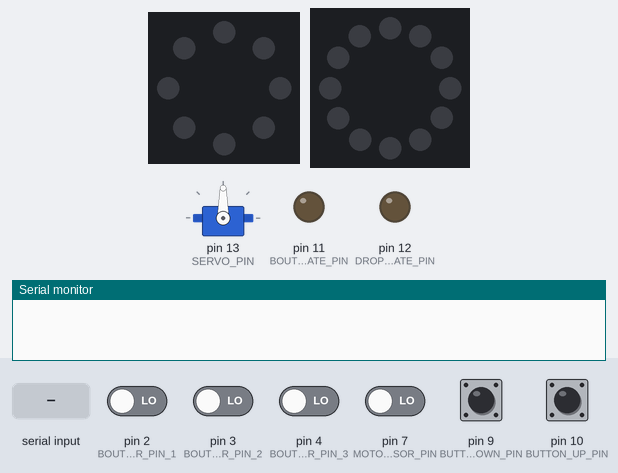
Bench run of a sketch on a simulated Arduino Uno, built with avr-gcc and run on an emulated ATmega328P. Shown: servo, 8 RGB LEDs in a ring, first at the top, clockwise, 12 RGB LEDs in a ring, first at the top, clockwise, output pins drawn as LEDs (lit = HIGH), the last lines printed to the serial monitor. Inputs (shaded band) come from the test bench; at power-on: pin 9 (BUTTON_DOWN_PIN), pin 10 (BUTTON_UP_PIN) HIGH, pin 2 (BOUTURES_MAGNETIC_SENSOR_PIN_1), pin 3 (BOUTURES_MAGNETIC_SENSOR_PIN_2), pin 4 (BOUTURES_MAGNETIC_SENSOR_PIN_3), pin 7 (MOTOR_MAGNETIC_SENSOR_PIN) LOW.

Above: at 1.2 s.
1.3 s: "debut bouturage\n" received over Serial
At 2.1 s:
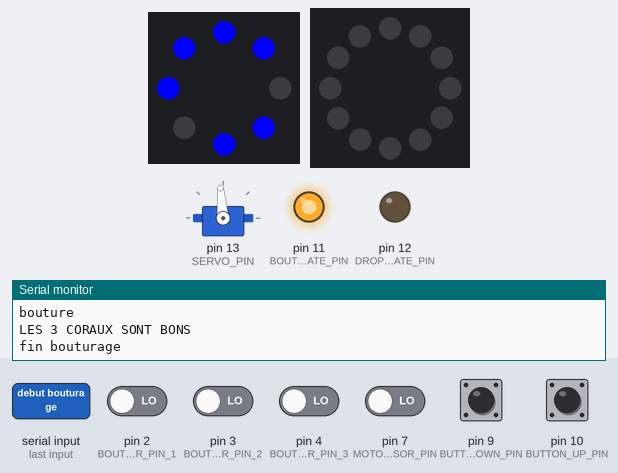
At 2.9 s:
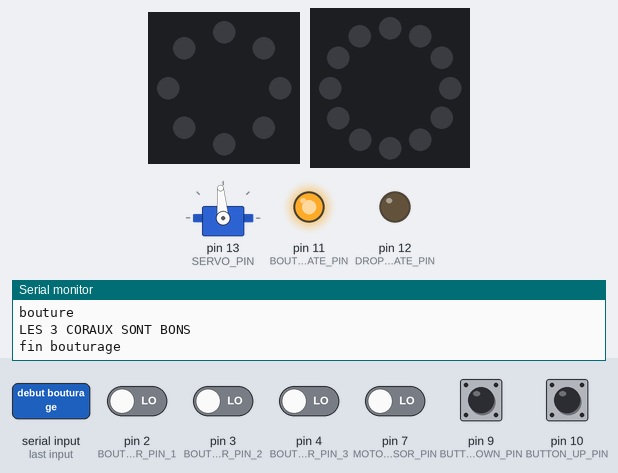
4.3 s: "debut larguage\n" received over Serial
At 5.7 s:
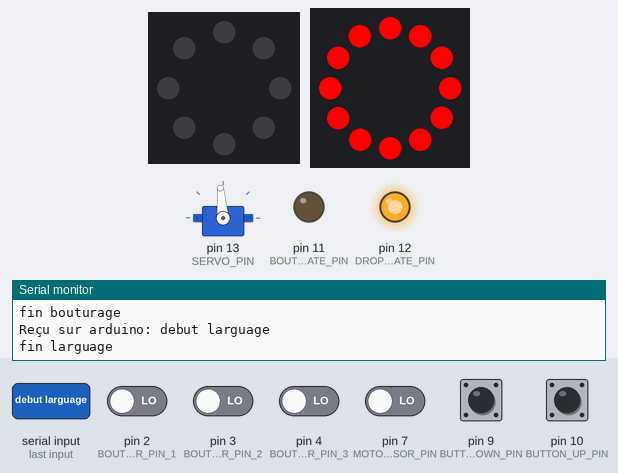
Timing chart, 0 to 8.1 s (numbered marks = the images above; inputs shaded):
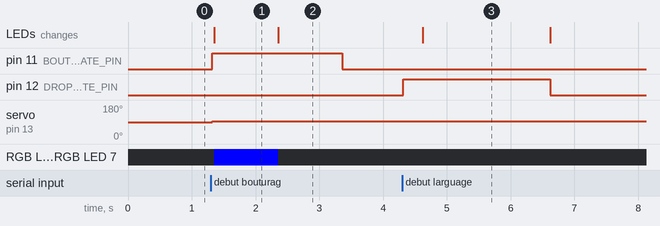

The sketch:

arduino.ino
```cpp
#include <Servo.h>
#include <Adafruit_NeoPixel.h>

//  -----------  Partie Bouture

#define BOUTURES_STATE_PIN 11 // LED d'état simple (verte) pour montrer que l'étape du bouturage est disponible

#define BOUTURES_LED_PIN 6   // Pin de la bande LED qui illumine les coraux
#define BOUTURES_NUM_LEDS 8  // Nombre total de LEDs (même si on ne les utilise pas toutes)

  // Capteurs Hall
#define BOUTURES_MAGNETIC_SENSOR_PIN_1 2  // Capteur Hall qui active les LEDs 1 et 2 (premier corail)
#define BOUTURES_MAGNETIC_SENSOR_PIN_2 3  // Capteur Hall qui active les LEDs 4 et 5 (second corail)
#define BOUTURES_MAGNETIC_SENSOR_PIN_3 4  // Capteur Hall qui active les LEDs 7 et 8 (troisième corail)

Adafruit_NeoPixel stripBouturage(BOUTURES_NUM_LEDS, BOUTURES_LED_PIN, NEO_GRB + NEO_KHZ800);

// Fin partie bouture


//   ---------   Dropping
#define DROPPING_STATE_PIN 12 // LED d'état simple (verte) pour montrer que l'étape du largage est disponible

#define SERVO_PIN 13        // Broche du moteur servo continu
#define MOTOR_NEUTRAL 95    // Position neutre du moteur pour définir le nombre où il bouge plus (0 et 89 dans un sens, 90 il bouge plus, 91 dans l'autre sens mais le neutre peut être différent de 90)

#define MOTOR_MAGNETIC_SENSOR_PIN 7  // Capteur Hall qui active le ring LED lorsque le module du bateau le touche

#define MOTOR_LED_PIN 8   // Broche du ring de 12 LED
#define MOTOR_NUM_LEDS 12  // Nombre total de LEDs

// Boutons de contrôle du moteur
#define BUTTON_UP_PIN 10     // Bouton pour monter
#define BUTTON_DOWN_PIN 9  // Bouton pour descendre

Adafruit_NeoPixel ring = Adafruit_NeoPixel(MOTOR_NUM_LEDS, MOTOR_LED_PIN, NEO_GRB + NEO_KHZ800);

Servo motor;

// Fin partie dropping


bool asStartBouturage = false;
bool asStartDropping = false;

// Tableau contenant tous les noms de LED/états :
String toutesLesLED[] = {
  "boutu1",
  "boutu2",
  "boutu3",
  "moteur",
  "droppingState",
  "bouturageState"
};
int toutesLesLEDLength = 6; // à modifier selon la taille du tableau précédent "toutesLesLED"


void setup() {
  // Initialisation du port COM
  Serial.begin(9600);
  // Initialisation du moteur et des boutons
  motor.attach(SERVO_PIN);

  // Initialisation des boutons
  pinMode(BUTTON_UP_PIN, INPUT_PULLUP);
  pinMode(BUTTON_DOWN_PIN, INPUT_PULLUP);


  // Initialisation des capteurs Hall
  pinMode(BOUTURES_MAGNETIC_SENSOR_PIN_1, INPUT);
  pinMode(BOUTURES_MAGNETIC_SENSOR_PIN_2, INPUT);
  pinMode(BOUTURES_MAGNETIC_SENSOR_PIN_3, INPUT);
  pinMode(MOTOR_MAGNETIC_SENSOR_PIN, INPUT);

  // LED d'états
    pinMode(BOUTURES_STATE_PIN, OUTPUT);
    pinMode(DROPPING_STATE_PIN, OUTPUT);

  // Initialisation des LEDs
  stripBouturage.begin();
  stripBouturage.show();  // Éteindre toutes les LEDs au départ
  ring.begin();        // Initialise la bande LED
  ring.show();         // Éteint toutes les LEDs au démarrage
}


void loop() {

  // Gestion du port COM
  if (Serial.available() > 0) {
    String incomingMessage = Serial.readStringUntil('\n');
    Serial.println("Reçu sur arduino: " +incomingMessage);

    incomingMessage.trim();

    // Vérification du message reçu
    if (incomingMessage == "state reset") {
      stateReset();
    } else if (incomingMessage == "debut bouturage") {
      stateReset();
      asStartBouturage = true;
    } else if (incomingMessage == "debut larguage") {
      stateReset();
      asStartDropping = true;
    }
    else {
      Serial.println(incomingMessage); // Affiche si l'Arduino a reçu un message inattendu
    }
  }

  // Si le bouturage est en cours
  if (asStartBouturage) {
    allumerLED("bouturageState", 0, 255, 0); // vert
    controleBouturage();  // Gère la partie bouturage
  }

  // Si le largage est en cours
  if (asStartDropping) {
    allumerLED("droppingState", 0,255,0); // vert
    controleMoteur();  // Gère la partie moteur
  }
}

// Controle le bouturage
void controleBouturage() {
  bool capteur1 = digitalRead(BOUTURES_MAGNETIC_SENSOR_PIN_1) == LOW;
  bool capteur2 = digitalRead(BOUTURES_MAGNETIC_SENSOR_PIN_2) == LOW;
  bool capteur3 = digitalRead(BOUTURES_MAGNETIC_SENSOR_PIN_3) == LOW;

  if (asStartBouturage) {
    if (capteur1){// Si le corail 1 est déposé sur le socle
      allumerLED("boutu1", 0, 0, 255);  // s'allume en Bleu
      Serial.println("bouture"); // envoie "bouture" à Processing pour qu'il s'affiche qu'il se passe quelque chose
      }
    else eteindreLED("boutu1"); // eteint s'il n'y a pas le corail

    if (capteur2){
      allumerLED("boutu2", 0, 0, 255);  // Bleu
      Serial.println("bouture");
      }
    else eteindreLED("boutu2");

    if (capteur3){
      allumerLED("boutu3", 0, 0, 255);  // Bleu
      Serial.println("bouture");
      }
    else eteindreLED("boutu3");


    if (capteur1 && capteur2 && capteur3) { // Si les 3 coraux sont placés, c'est la fin de l'interaction et on éteint tout
      asStartBouturage=false;
      Serial.println("LES 3 CORAUX SONT BONS");
      Serial.println("fin bouturage");
      delay(1000);
      eteindreLED("boutu1");
      eteindreLED("boutu2");
      eteindreLED("boutu3");
      delay(1000);
      eteindreLED("bouturageState");
    }
  }
}

// Controle le moteur
void controleMoteur() {
    if (digitalRead(BUTTON_UP_PIN) == LOW) { // si l'utilisateur est en train d'appuyer sur le bouton pour monter
      Serial.println("bouton");
      delay(50);  // Petite pause (pour lisibilité côté Processing)
      motor.write(180);  // Monte (sens horaire)

    } else if (digitalRead(BUTTON_DOWN_PIN) == LOW) { // si l'utilisateur est en train d'appuyer sur le bouton pour descendre
      Serial.println("bouton");
      delay(50);  // Petite pause (pour lisibilité côté Processing)
      motor.write(0);  // Descend (sens anti-horaire)

    } else {
      motor.write(MOTOR_NEUTRAL);  // Si aucun bouton n'est utilisé par l'utilisateur alors il se Stop (position neutre)
      delay(300);
    }

  bool capteur = digitalRead(MOTOR_MAGNETIC_SENSOR_PIN) == LOW;
  if (capteur) {
    allumerLED("moteur", 0, 0, 255);
    Serial.println("fin larguage");
    delay(2000); // allume la LED 2 secondes
    motor.write(MOTOR_NEUTRAL);
    asStartDropping = false;
    eteindreLED("moteur"); //eteint la LED
    eteindreLED("droppingState");
  }
}


// Fonction pour allumer une LED (par son nom dans "toutesLesLED")
void allumerLED(String ledString, int r, int g, int b) {
  if (ledString == "boutu1") {
    stripBouturage.setPixelColor(0, stripBouturage.Color(r, g, b));
    stripBouturage.setPixelColor(1, stripBouturage.Color(r, g, b));
    stripBouturage.show();
  }
  else if (ledString == "boutu2") {
    stripBouturage.setPixelColor(3, stripBouturage.Color(r, g, b));
    stripBouturage.setPixelColor(4, stripBouturage.Color(r, g, b));
    stripBouturage.show();
  }
  else if (ledString == "boutu3") {
    stripBouturage.setPixelColor(6, stripBouturage.Color(r, g, b));
    stripBouturage.setPixelColor(7, stripBouturage.Color(r, g, b));
    stripBouturage.show();
  }
  else if (ledString == "bouturageState") {
    digitalWrite(BOUTURES_STATE_PIN, HIGH);  // Allume la LED
  }
  else if (ledString == "droppingState") {
    digitalWrite(DROPPING_STATE_PIN, HIGH);  // Allume la LED
  }
  else if (ledString == "moteur") {
    setMotorRingLEDs(ring.Color(255, 0, 0)); // Rouge
  }
  else {
    Serial.println("Commande allumée inconnue reçue : " + ledString);
  }
}

// Fonction pour eteindre une LED (par son nom dans "toutesLesLED")
void eteindreLED(String ledString) {
  if (ledString == "boutu1") {
    stripBouturage.setPixelColor(0, stripBouturage.Color(0,0,0));
    stripBouturage.setPixelColor(1, stripBouturage.Color(0,0,0));
    stripBouturage.show();
  }
  else if (ledString == "boutu2") {
    stripBouturage.setPixelColor(3, stripBouturage.Color(0,0,0));
    stripBouturage.setPixelColor(4, stripBouturage.Color(0,0,0));
    stripBouturage.show();
  }
  else if (ledString == "boutu3") {
    stripBouturage.setPixelColor(6, stripBouturage.Color(0,0,0));
    stripBouturage.setPixelColor(7, stripBouturage.Color(0,0,0));
    stripBouturage.show();
  }
  else if (ledString == "bouturageState") {
    digitalWrite(BOUTURES_STATE_PIN, LOW);  // eteint la LED
  }
  else if (ledString == "droppingState") {
    digitalWrite(DROPPING_STATE_PIN, LOW);  // eteint la LED
  }
  else if (ledString == "moteur") {
    setMotorRingLEDs(ring.Color(0, 0, 0)); // Rouge
  }
  else {
    Serial.println("Commande eteindre inconnue reçue : " + ledString);
  }
}


// Fonction pour eteindre toutes les LED (notamment pour le stateReset)
void eteindreToutesLesLEDs() {
  for(int i = 0; i < toutesLesLEDLength; i++){
    eteindreLED(toutesLesLED[i]);
  };
}

// Fonction pour allumer toutes les LEDs du RING d'un coup
void setMotorRingLEDs(uint32_t color) {
  for (int i = 0; i < MOTOR_NUM_LEDS; i++) {
    ring.setPixelColor(i, color);
  }
  ring.show(); // Met à jour toutes les LEDs en une seule fois
}

// Fonction pour remettre le système dans son état de base
void stateReset() {
  asStartBouturage = false;
  asStartDropping = false;
  motor.write(MOTOR_NEUTRAL);  // Position neutre du moteur (pour qu'il ne bouge plus)
  eteindreToutesLesLEDs();
}
```

Measured:
- after the input at 1.3 s, pin 11 (BOUTURES_STATE_PIN): LOW → HIGH at once, → LOW 2.0 s later; servo on pin 13 (SERVO_PIN): 90° → 95° at once; RGB LED 0, RGB LED 1, RGB LED 3, RGB LED 4, RGB LED 6, RGB LED 7: off → RGB(0, 0, 255) after 0.06 s, → off 1.0 s later; the LEDs: change after 0.06 s (image 1)
- after the input at 4.3 s, pin 12 (DROPPING_STATE_PIN): LOW → HIGH at once, → LOW 2.3 s later; the LEDs: change after 0.32 s (image 3)
- what the display in image 1 shows lasts 1.0 s, from 1.4 s to 2.4 s
- what the display in image 3 shows lasts 2.0 s, from 4.6 s to 6.6 s
